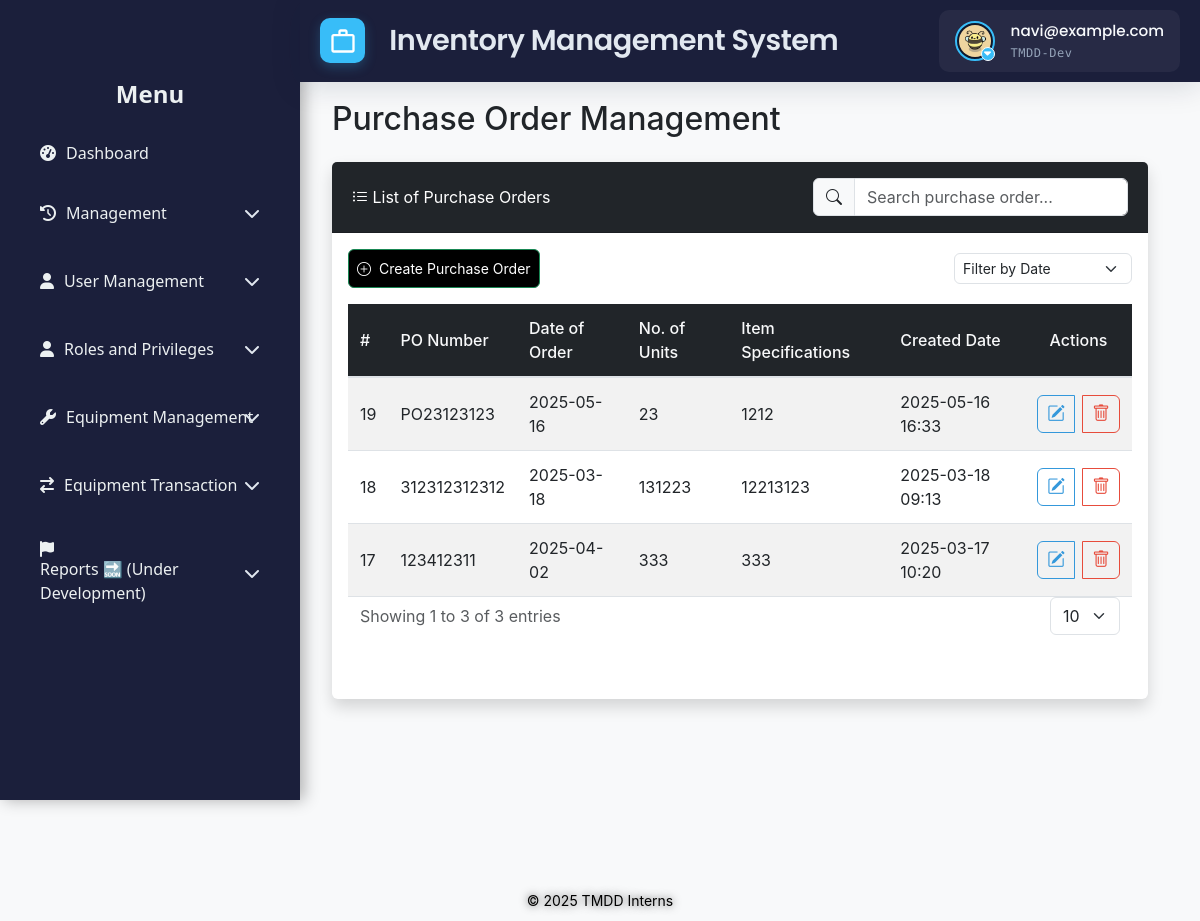
Before: /src/view/php/modules/equipment_transactions/purchase_order.php (signed in) with the older database file.
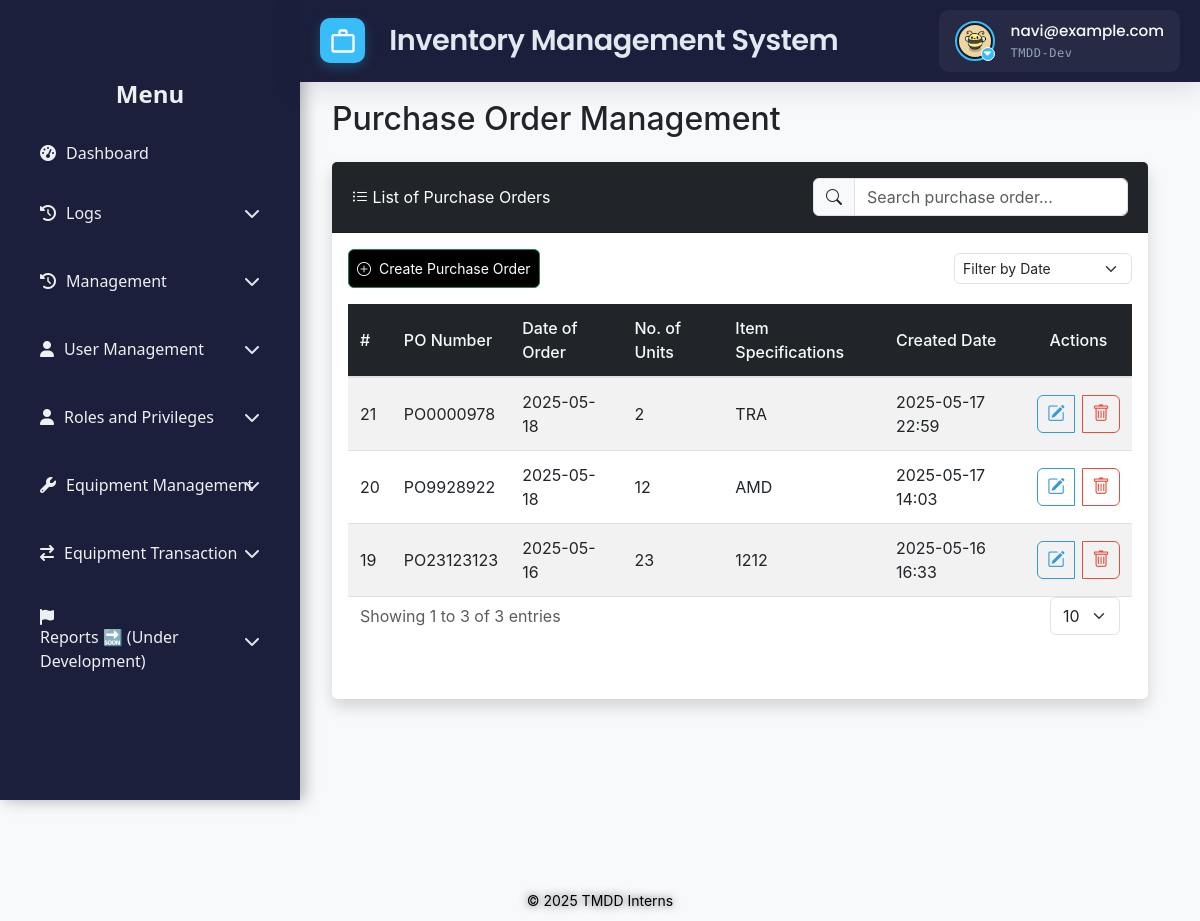
After: the same page with the newer database file.
### tables this page shows
CREATE TABLE IF NOT EXISTS `users` (
  `id` int NOT NULL AUTO_INCREMENT,
  `username` varchar(50) NOT NULL,
  `email` varchar(100) NOT NULL,
  `password` varchar(255) NOT NULL,
  `first_name` varchar(100) DEFAULT NULL,
  `last_name` varchar(100) DEFAULT NULL,
  `date_created` timestamp NULL DEFAULT CURRENT_TIMESTAMP,
  `status` enum('Offline','Online') NOT NULL,
  `is_disabled` tinyint(1) NOT NULL DEFAULT '0',
  `profile_pic_path` varchar(2048) DEFAULT NULL,
  PRIMARY KEY (`id`),
  UNIQUE KEY `username` (`username`),
  UNIQUE KEY `email` (`email`)
);

CREATE TABLE IF NOT EXISTS `purchase_order` (
  `id` int NOT NULL AUTO_INCREMENT,
  `po_no` varchar(20) DEFAULT NULL,
  `date_of_order` date NOT NULL,
  `no_of_units` int NOT NULL,
  `item_specifications` text NOT NULL,
  `date_created` datetime DEFAULT CURRENT_TIMESTAMP,
  `is_disabled` tinyint(1) NOT NULL DEFAULT '0',
  PRIMARY KEY (`id`),
  UNIQUE KEY `po_no` (`po_no`)
);

### src/control/RBACService.php (called while the page is built, shortened)
<?php
final class RBACService
{
    private array $privileges = [];
    public function __construct(
        private \PDO $pdo,
        int $userId
    ) {
        $this->loadUserPrivileges($userId);
    }
    private function loadUserPrivileges(int $userId): void
    {
        $sql = <<<'SQL'
        SELECT
          m.module_name,
          p.priv_name
        FROM user_department_roles ur
        JOIN roles r
          ON ur.role_id = r.id
         AND r.is_disabled = 0
        JOIN role_module_privileges rmp
          ON rmp.role_id = r.id
        JOIN modules m
          ON rmp.module_id = m.id
        JOIN privileges p
          ON rmp.privilege_id = p.id
         AND p.is_disabled = 0
       WHERE ur.user_id = ?
    SQL;
        $stmt = $this->pdo->prepare($sql);
        $stmt->execute([$userId]);
        while ($row = $stmt->fetch(\PDO::FETCH_ASSOC)) {
            $this->privileges[$row['module_name']][] = $row['priv_name'];
        }
    }
    public function hasPrivilege(string $module, string $priv): bool
    {
        return isset($this->privileges[$module])
            && in_array($priv, $this->privileges[$module], true);
    }
}

### src/view/php/modules/equipment_transactions/purchase_order.php (the view, shortened to what the rows shown need)
<?php
require_once '../../../../../config/ims-tmdd.php';
include '../../general/header.php';
$rbac = new RBACService($pdo, $_SESSION['user_id']);
$rbac->requirePrivilege('Equipment Transactions', 'View');
$canModify = $rbac->hasPrivilege('Equipment Transactions', 'Modify');
$canRemove = $rbac->hasPrivilege('Equipment Transactions', 'Remove');
try {
    $stmt = $pdo->query("SELECT * FROM purchase_order WHERE is_disabled = 0 ORDER BY id DESC");
    $purchaseOrders = $stmt->fetchAll();
} catch (PDOException $e) {
    $errors[] = "Error retrieving Purchase Orders: " . $e->getMessage();
}
?>
<!DOCTYPE html>
<html lang="en">
<head>
    <link href="https://cdn.jsdelivr.net/npm/bootstrap@5.3.0/dist/css/bootstrap.min.css" rel="stylesheet">
    <link href="https://cdn.jsdelivr.net/npm/bootstrap-icons@1.10.5/font/bootstrap-icons.css" rel="stylesheet">
    <link href="../../../styles/css/equipment-transactions.css" rel="stylesheet">
</head>
<body>
    <div class="wrapper">
        <div class="main-content">
            <div class="container-fluid">
                <?php include '../../general/sidebar.php'; ?>
                <h2 class="mb-4">Purchase Order Management</h2>
                <div class="card shadow">
                    <div class="card-body p-3">
                        <div class="table-responsive" id="table">
                            <table id="purchaseTable" class="table table-striped table-hover">
                                <thead class="table-dark">
                                    <tr>
                                        <th>#</th>
                                        <th>PO Number</th>
                                        <th>Date of Order</th>
                                        <th>No. of Units</th>
                                        <th>Item Specifications</th>
                                        <th>Created Date</th>
                                        <th class="text-center">Actions</th>
                                    </tr>
                                </thead>
                                <tbody>
                                    <?php if (!empty($purchaseOrders)): ?>
                                        <?php foreach ($purchaseOrders as $po): ?>
                                            <tr>
                                                <td><?php echo htmlspecialchars($po['id']); ?></td>
                                                <td><?php echo htmlspecialchars($po['po_no']); ?></td>
                                                <td><?php echo htmlspecialchars($po['date_of_order']); ?></td>
                                                <td><?php echo htmlspecialchars($po['no_of_units']); ?></td>
                                                <td><?php echo htmlspecialchars($po['item_specifications']); ?></td>
                                                <td><?php echo date('Y-m-d H:i', strtotime($po['date_created'])); ?></td>
                                                <td class="text-center">
                                                    <div class="btn-group" role="group">
                                                        <?php if ($canModify): ?>
                                                            <a class="btn btn-sm btn-outline-primary edit-po"
                                                                data-id="<?php echo htmlspecialchars($po['id']); ?>"
                                                                data-po="<?php echo htmlspecialchars($po['po_no']); ?>"
                                                                data-date="<?php echo htmlspecialchars($po['date_of_order']); ?>"
                                                                data-units="<?php echo htmlspecialchars($po['no_of_units']); ?>"
                                                                data-item="<?php echo htmlspecialchars($po['item_specifications']); ?>">
                                                                <i class="bi bi-pencil-square"></i> <span>Edit</span>
                                                            </a>
                                                        <?php endif; ?>
                                                        <?php if ($canRemove): ?>
                                                            <a class="btn btn-sm btn-outline-danger remove-po"
                                                                data-id="<?php echo htmlspecialchars($po['id']); ?>"
                                                                href="#">
                                                                <i class="bi bi-trash"></i> <span>Remove</span>
                                                            </a>
                                                        <?php endif; ?>
                                                    </div>
                                                </td>
                                            </tr>
                                        <?php endforeach; ?>
                                    <?php else: ?>
                                        <tr>
                                            <td colspan="7">No Purchase Orders found.</td>
                                        </tr>
                                    <?php endif; ?>
                                </tbody>
                            </table>
                        </div>
                    </div>
                </div>
            </div>
        </div>
    </div>
</body>
</html>

### src/view/php/general/header.php (shortened to what the rows shown need)
<?php
$user_id = $_SESSION['user_id'] ?? null;
if ($user_id !== null) {
   $stmt = $pdo->prepare("SELECT profile_pic_path FROM users WHERE id = ?");
   $stmt->execute([$user_id]);
   $user = $stmt->fetch(PDO::FETCH_ASSOC);
} else {
   die("User not logged in.");
}
?>
<!DOCTYPE html>
<html lang="en">
<head>
    <link href="https://cdn.jsdelivr.net/npm/bootstrap@5.2.3/dist/css/bootstrap.min.css" rel="stylesheet">
    <link href="https://cdn.jsdelivr.net/npm/bootstrap-icons@1.10.3/font/bootstrap-icons.css" rel="stylesheet">
    <link rel="stylesheet"
          href="https://cdn.jsdelivr.net/npm/bootstrap@5.3.0/dist/css/bootstrap.min.css">
    <link rel="stylesheet"
          href="https://cdnjs.cloudflare.com/ajax/libs/font-awesome/6.4.0/css/all.min.css">
    <link href="https://cdn.jsdelivr.net/npm/select2@4.1.0-rc.0/dist/css/select2.min.css" rel="stylesheet" />
    <link href="https://cdn.jsdelivr.net/npm/select2@4.1.0-rc.0/dist/css/select2.min.css" rel="stylesheet" />
    <link rel="stylesheet" href="<?php echo BASE_URL; ?>src/view/styles/css/toast.css">
    <link rel="stylesheet" href="<?php echo BASE_URL; ?>src/view/styles/css/header_footer.css">
</head>
<body>
<header class="header">
    <div class="header-widgets">
        <div class="user-profile" onclick="toggleDropdown()">
            <div class="profile-picture-container">
            <img
                src="<?= BASE_URL .
                    (
                        !empty($user['profile_pic_path'])
                            ? 'public/' . htmlspecialchars($user['profile_pic_path'])
                            : 'public/assets/img/default_profile.jpg'
                    )
                ?>"
                alt="User Profile"
                class="profile-picture"
            />
                <span class="dropdown-indicator"><i class="fas fa-caret-down"></i></span>
            </div>
        </div>
    </div>
</header>
</body>
</html>

Changed rows visible on the page:
removed purchase_order: id "18", po_no "312312312312", date_of_order "2025-03-18", no_of_units "131223", item_specifications "12213123", date_created "2025-03-18 09:13"
removed purchase_order: id "17", po_no "123412311", date_of_order "2025-04-02", no_of_units "333", item_specifications "333", date_created "2025-03-17 10:20"
added purchase_order: id "21", po_no "PO0000978", date_of_order "2025-05-18", no_of_units "2", item_specifications "TRA", date_created "2025-05-17 22:59"
added purchase_order: id "20", po_no "PO9928922", date_of_order "2025-05-18", no_of_units "12", item_specifications "AMD", date_created "2025-05-17 14:03"
Other visible differences:
text now shown: "Logs"
